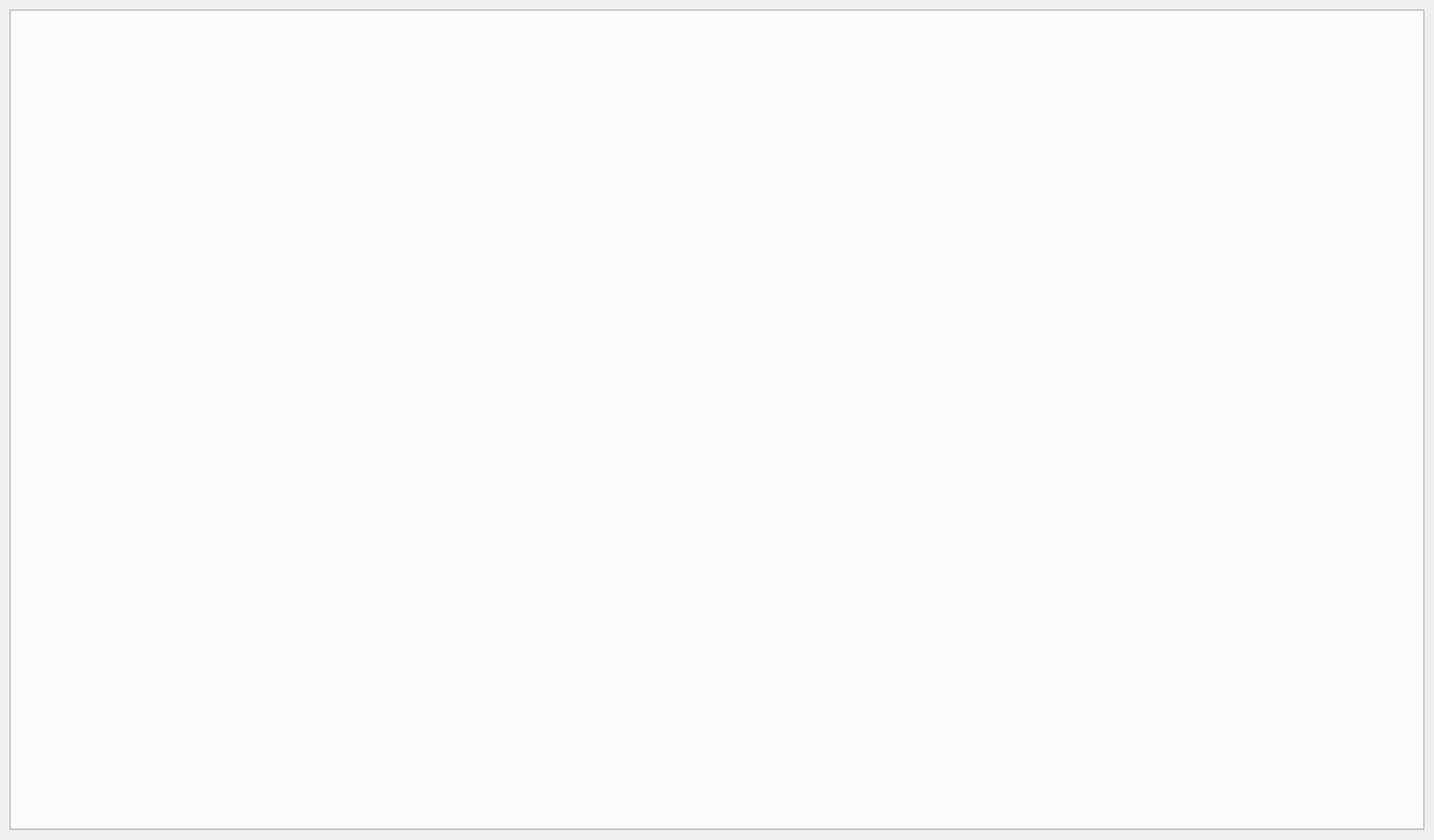
<?xml version="1.0" encoding="UTF-8"?>
<ui version="4.0">
 <class>RootAppWidget</class>
 <widget class="QWidget" name="RootAppWidget">
  <property name="geometry">
   <rect>
    <x>0</x>
    <y>0</y>
    <width>1640</width>
    <height>961</height>
   </rect>
  </property>
  <property name="windowTitle">
   <string>Form</string>
  </property>
  <layout class="QHBoxLayout" name="horizontalLayout">
   <item>
    <widget class="QTabWidget" name="appTabsWidget">
     <property name="currentIndex">
      <number>-1</number>
     </property>
    </widget>
   </item>
  </layout>
 </widget>
 <resources/>
 <connections/>
</ui>
